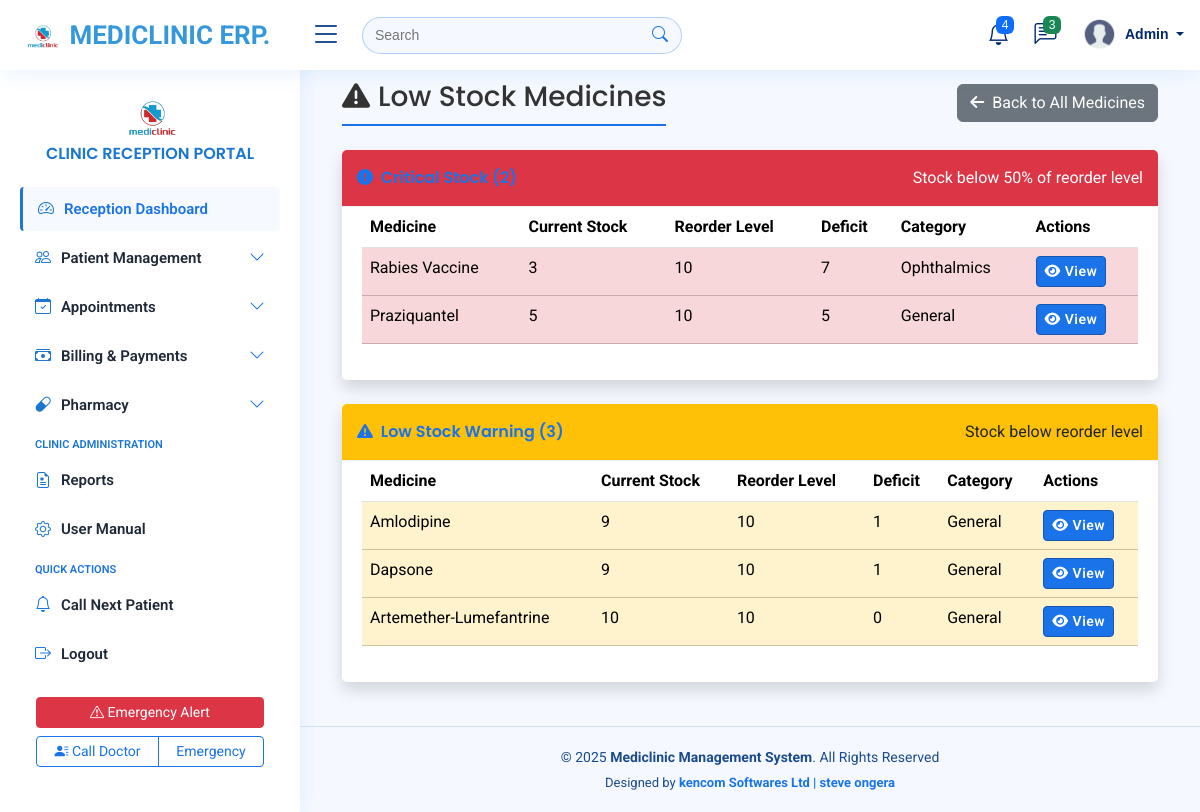
The page /medicines/low-stock/ on the database its author committed.
### myapplication/models.py (models this page shows, shortened)
class Medicine(models.Model):
    name = models.CharField(max_length=200)
    category = models.ForeignKey('MedicineCategory', on_delete=models.SET_NULL, null=True, blank=True)
    description = models.TextField(blank=True, null=True)
    quantity_in_stock = models.PositiveIntegerField(default=0)
    unit_price = models.DecimalField(max_digits=10, decimal_places=2)
    reorder_level = models.PositiveIntegerField(default=10)
    manufacturer = models.CharField(max_length=200, blank=True, null=True)
    expiry_date = models.DateField(blank=True, null=True)
    batch_number = models.CharField(max_length=100, blank=True, null=True)
    image = models.ImageField(upload_to='medicine_images/', blank=True, null=True)  # ✅ New field
    created_at = models.DateTimeField(auto_now_add=True)
    updated_at = models.DateTimeField(auto_now=True)

class MedicineCategory(models.Model):
    name = models.CharField(max_length=100)
    description = models.TextField(blank=True, null=True)
    def __str__(self):
        return self.name

### myapplication/views.py (the view)
# urls.py: path('medicines/low-stock/', views.low_stock_medicines, name='low_stock_medicines'),
def low_stock_medicines(request):
    medicines = Medicine.objects.filter(
        quantity_in_stock__lte=F('reorder_level')
    ).order_by('quantity_in_stock')
    critical = medicines.filter(quantity_in_stock__lte=F('reorder_level')/2)
    warning = medicines.filter(quantity_in_stock__gt=F('reorder_level')/2)
    context = {
        'critical_medicines': critical,
        'warning_medicines': warning,
        'critical_count': critical.count(),
        'warning_count': warning.count(),
    }
    return render(request, 'medicines/low_stock.html', context)

### myapplication/templatetags/custom_filters.py (called while the page is built)
@register.filter
def subtract(value, arg):
    return value - arg

### templates/medicines/low_stock.html (shortened to what this page needs)
{% extends 'base/base.html' %}
{% load custom_filters %}
{% load static %}
{% block content %}
<div class="container-fluid">
    <div class="d-sm-flex align-items-center justify-content-between mb-4">
        <h1 class="h3 mb-0 text-gray-800">
            <i class="fas fa-exclamation-triangle me-2"></i>Low Stock Medicines
        </h1>
        <a href="{% url 'medicine_stock_list' %}" class="btn btn-secondary">
            <i class="fas fa-arrow-left me-1"></i> Back to All Medicines
        </a>
    </div>
    {% if critical_medicines %}
    <div class="card shadow mb-4 border-left-danger">
        <div class="card-header py-3 d-flex justify-content-between align-items-center bg-danger text-white">
            <h6 class="m-0 font-weight-bold">
                <i class="fas fa-exclamation-circle me-1"></i>
            </h6>
            <span>Stock below 50% of reorder level</span>
        </div>
        <div class="card-body">
            <div class="table-responsive">
                <table class="table table-hover">
                    <thead>
                        <tr>
                            <th>Medicine</th>
                            <th>Current Stock</th>
                            <th>Reorder Level</th>
                            <th>Deficit</th>
                            <th>Category</th>
                            <th>Actions</th>
                        </tr>
                    </thead>
                    <tbody>
                        {% for medicine in critical_medicines %}
                        <tr class="table-danger">
                            <td>{{ medicine.name }}</td>
                            <td>{{ medicine.quantity_in_stock }}</td>
                            <td>{{ medicine.reorder_level }}</td>
                            <td>{{ medicine.reorder_level|subtract:medicine.quantity_in_stock }}</td>
                            <td>{{ medicine.category|default:"-" }}</td>
                            <td>
                                <a href="{% url 'medicine_detail' medicine.pk %}" class="btn btn-sm btn-primary">
                                    <i class="fas fa-eye"></i> View
                                </a>
                            </td>
                        </tr>
                        {% endfor %}
                    </tbody>
                </table>
            </div>
        </div>
    </div>
    {% endif %}
    {% if warning_medicines %}
    <div class="card shadow mb-4 border-left-warning">
        <div class="card-header py-3 d-flex justify-content-between align-items-center bg-warning text-dark">
            <h6 class="m-0 font-weight-bold">
                <i class="fas fa-exclamation-triangle me-1"></i>
                Low Stock Warning ({{ warning_count }})
            </h6>
            <span>Stock below reorder level</span>
        </div>
        <div class="card-body">
            <div class="table-responsive">
                <table class="table table-hover">
                    <thead>
                        <tr>
                            <th>Medicine</th>
                            <th>Current Stock</th>
                            <th>Reorder Level</th>
                            <th>Deficit</th>
                            <th>Category</th>
                            <th>Actions</th>
                        </tr>
                    </thead>
                    <tbody>
                        {% for medicine in warning_medicines %}
                        <tr class="table-warning">
                            <td>{{ medicine.name }}</td>
                            <td>{{ medicine.quantity_in_stock }}</td>
                            <td>{{ medicine.reorder_level }}</td>
                            <td>{{ medicine.reorder_level|subtract:medicine.quantity_in_stock }}</td>
                            <td>{{ medicine.category|default:"-" }}</td>
                            <td>
                                <a href="{% url 'medicine_detail' medicine.pk %}" class="btn btn-sm btn-primary">
                                    <i class="fas fa-eye"></i> View
                                </a>
                            </td>
                        </tr>
                        {% endfor %}
                    </tbody>
                </table>
            </div>
        </div>
    </div>
    {% endif %}
</div>
{% endblock %}

### static/assets/css/style.css (style rules this page uses)
:root { scroll-behavior: smooth; }
body { font-family: 'Roboto', sans-serif; background: #f5f9ff; color: #333333; }
a { color: #1a73e8; text-decoration: none; }
h1, h2, h3, h4, h5, h6 { color: #1a73e8; font-family: 'Poppins', sans-serif; font-weight: 600; }
h1 { border-bottom: 2px solid #1a73e8; padding-bottom: 10px; display: inline-block; }
.btn-primary { background-color: #1a73e8; border-color: #1557b0; font-weight: 600; letter-spacing: 0.5px; }
.card { margin-bottom: 30px; border: none; border-radius: 5px; box-shadow: 0px 0 30px rgba(1, 41, 112, 0.1); }
.card-header, .card-footer { border-color: #ebeef4; background-color: #fff; color: #798eb3; padding: 15px; }
.card-body { padding: 0 20px 20px 20px; }

### rows shown on the page
Medicine: name "Rabies Vaccine", quantity_in_stock "3", reorder_level "10", reorder_level|subtract "7", category "Ophthalmics"
Medicine: name "Praziquantel", quantity_in_stock "5", reorder_level "10", reorder_level|subtract "5", category "General"
Medicine: name "Amlodipine", quantity_in_stock "9", reorder_level "10", reorder_level|subtract "1", category "General"
Medicine: name "Dapsone", quantity_in_stock "9", reorder_level "10", reorder_level|subtract "1", category "General"
Medicine: name "Artemether-Lumefantrine", quantity_in_stock "10", reorder_level "10", reorder_level|subtract "0", category "General"

### other values the page prints
{{ warning_count }} "3"
